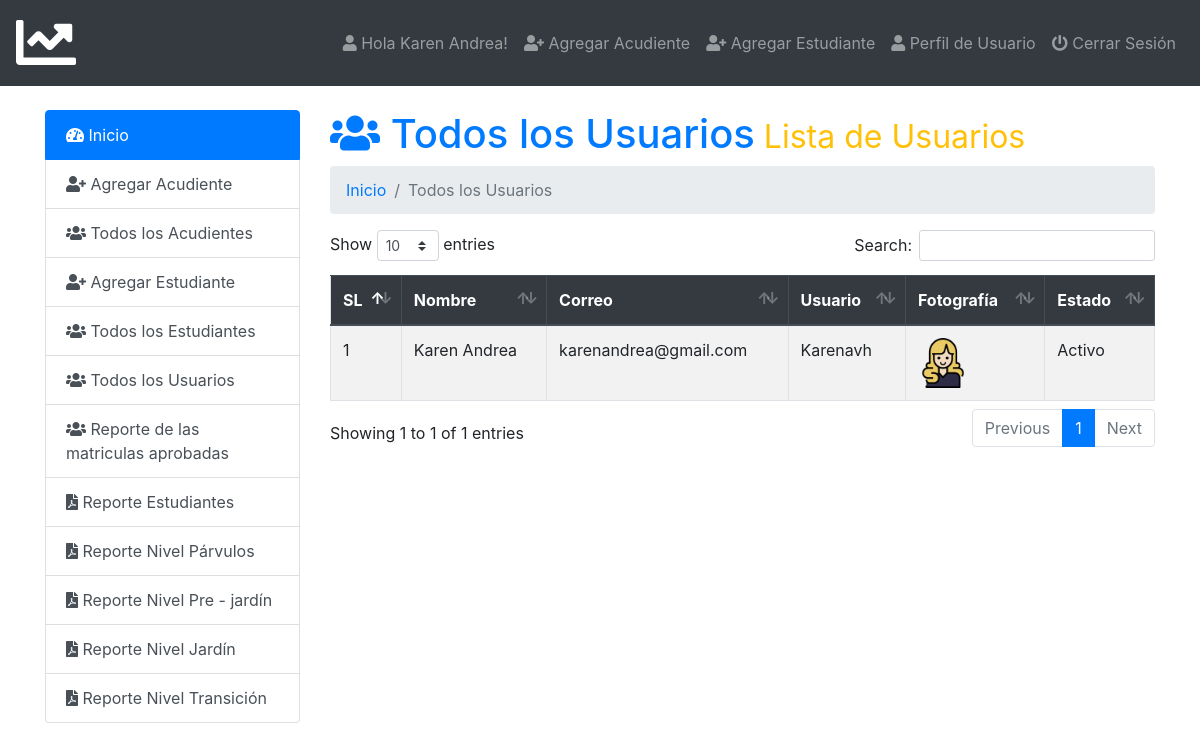
The app's page /admin/index.php?page=all-users (signed in) with its own data.
### tables this page shows
CREATE TABLE `users` (
  `id` int(11) NOT NULL,
  `name` varchar(50) NOT NULL,
  `email` varchar(50) NOT NULL,
  `username` varchar(50) NOT NULL,
  `password` varchar(100) NOT NULL,
  `photo` varchar(50) NOT NULL,
  `status` varchar(12) NOT NULL,
  `datetime` timestamp NOT NULL DEFAULT current_timestamp()
);

### admin/all-users.php (the view, shortened to what this page needs)
<h1 class="text-primary"><i class="fas fa-users"></i>  Todos los Usuarios<small class="text-warning"> Lista de Usuarios</small></h1>
<nav aria-label="breadcrumb">
  <ol class="breadcrumb">
     <li class="breadcrumb-item" aria-current="page"><a href="index.php">Inicio </a></li>
     <li class="breadcrumb-item active" aria-current="page">Todos los Usuarios</li>
  </ol>
</nav>
<table class="table  table-striped table-hover table-bordered" id="data">
  <thead class="thead-dark">
    <tr>
      <th scope="col">SL</th>
      <th scope="col">Nombre</th>
      <th scope="col">Correo</th>
      <th scope="col">Usuario</th>
      <th scope="col">Fotografía</th>
      <th scope="col">Estado</th>
    </tr>
  </thead>
  <tbody>
    <?php
      $query=mysqli_query($db_con,'SELECT * FROM `users`');
      $i=1;
      while ($result = mysqli_fetch_array($query)) { ?>
      <tr>
        <?php
        echo '<td>'.$i.'</td>
          <td>'.ucwords($result['name']).'</td>
          <td>'.$result['email'].'</td>
          <td>'.ucwords($result['username']).'</td>
          <td><img src="images/'.$result['photo'].'" height="50px"></td>
          <td>'.$result['status'].'</td>';?>
      </tr>
     <?php $i++;} ?>
  </tbody>
</table>

### admin/index.php (shortened to what this page needs)
<?php require_once 'db_con.php';
?>
<!doctype html>
<html lang="en">
  <head>
    <link rel="stylesheet" href="../css/bootstrap.min.css">
    <link rel="stylesheet" href="../css/dataTables.bootstrap4.min.css">
    <link rel="stylesheet" href="../css/fontawesome.min.css">
    <link rel="stylesheet" href="../css/solid.min.css">
    <link rel="stylesheet" href="https://cdnjs.cloudflare.com/ajax/libs/animate.css/4.0.0/animate.min.css"/>
    <link rel="stylesheet" type="text/css" href="../css/style.css">
  </head>
  <body>
<nav class="navbar navbar-expand-lg navbar-dark bg-dark">
  <a class="navbar-brand" href="index.php"><i class="fas fa-chart-line fa-3x"></i></a>
  <div class="navbar-collapse collapse justify-content-end" id="navbarSupportedContent">
    <?php $showuser = $_SESSION['user_login']; $haha = mysqli_query($db_con,"SELECT * FROM `users` WHERE `username`='$showuser';"); $showrow=mysqli_fetch_array($haha); ?>
    <ul class="nav navbar-nav ">
      <li class="nav-item"><a class="nav-link" href="index.php?page=user-profile"><i class="fa fa-user"></i> Hola <?php echo $showrow['name']; ?>!</a></li>
      <li class="nav-item"><a class="nav-link" href="index.php?page=add-acudiente"><i class="fa fa-user-plus"></i> Agregar Acudiente</a></li>
      <li class="nav-item"><a class="nav-link" href="index.php?page=add-student"><i class="fa fa-user-plus"></i> Agregar Estudiante</a></li>
      <li class="nav-item"><a class="nav-link" href="index.php?page=user-profile"><i class="fa fa-user"></i> Perfil de Usuario</a></li>
      <li class="nav-item"><a class="nav-link" href="logout.php"><i class="fa fa-power-off"></i> Cerrar Sesión</a></li>
    </ul>
  </div>
</nav>
<br>
    <div class="container">
        <div class="row">
          <div class="col-md-3">
            <div class="list-group">
              <a href="index.php?page=dashboard" class="list-group-item list-group-item-action active">
               <i class="fas fa-tachometer-alt"></i> Inicio
              </a>
              <a href="index.php?page=add-acudiente" class="list-group-item list-group-item-action"><i class="fa fa-user-plus"></i> Agregar Acudiente</a>
              <a href="index.php?page=all-acudiente" class="list-group-item list-group-item-action"><i class="fa fa-users"></i> Todos los Acudientes</a>
              <a href="index.php?page=add-student" class="list-group-item list-group-item-action"><i class="fa fa-user-plus"></i> Agregar Estudiante</a>
              <a href="index.php?page=all-student" class="list-group-item list-group-item-action"><i class="fa fa-users"></i> Todos los Estudiantes</a>
              <a href="index.php?page=all-users" class="list-group-item list-group-item-action"><i class="fa fa-users"></i> Todos los Usuarios</a>
              <a href="index.php?page=all-student-report" class="list-group-item list-group-item-action"><i class="fa fa-users"></i> Reporte de las matriculas aprobadas</a>
              <a href="../admin/pdf/reporteestudiante.php" target="_blank" class="list-group-item list-group-item-action"><i class="fas fa-file-pdf"></i> Reporte Estudiantes</a>
              <a href="../admin/pdf/reporteparvulos.php" target="_blank" class="list-group-item list-group-item-action"><i class="fas fa-file-pdf"></i> Reporte Nivel Párvulos</a>
              <a href="../admin/pdf/reporteprejardin.php" target="_blank" class="list-group-item list-group-item-action"><i class="fas fa-file-pdf"></i> Reporte Nivel Pre - jardín</a>
              <a href="../admin/pdf/reportejardin.php" target="_blank" class="list-group-item list-group-item-action"><i class="fas fa-file-pdf"></i> Reporte Nivel Jardín</a>
              <a href="../admin/pdf/reportetransicion.php" target="_blank" class="list-group-item list-group-item-action"><i class="fas fa-file-pdf"></i> Reporte Nivel Transición</a>
            </div>
          </div>
          <div class="col-md-9">
             <div class="content">
                 <?php
                   if (isset($_GET['page'])) {
                    $page = $_GET['page'].'.php';
                    }else{
                      $page = 'dashboard.php';
                    }
                    if (file_exists($page)) {
                      require_once $page;
                    }else{
                      require_once '404.php';
                    }
                  ?>
             </div>
        </div>
        </div>
    </div>
      <br><br><br><br><br><br><br><br><br><br><br><br>
  </body>
</html>

### records on screen
users: name "Karen Andrea", email "karenandrea@gmail.com", username "Karenavh", photo (picture), status "Activo"
